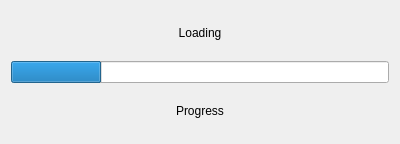
<?xml version="1.0" encoding="UTF-8"?>
<ui version="4.0">
 <class>loadProgressDialog</class>
 <widget class="QDialog" name="loadProgressDialog">
  <property name="geometry">
   <rect>
    <x>0</x>
    <y>0</y>
    <width>400</width>
    <height>144</height>
   </rect>
  </property>
  <property name="windowTitle">
   <string>Dialog</string>
  </property>
  <layout class="QVBoxLayout" name="verticalLayout">
   <item>
    <layout class="QGridLayout" name="gridLayout">
     <item row="0" column="0">
      <widget class="QLabel" name="loadingLabel">
       <property name="text">
        <string>Loading</string>
       </property>
       <property name="alignment">
        <set>Qt::AlignCenter</set>
       </property>
      </widget>
     </item>
     <item row="1" column="0">
      <widget class="QProgressBar" name="progressBar">
       <property name="value">
        <number>24</number>
       </property>
       <property name="textVisible">
        <bool>false</bool>
       </property>
      </widget>
     </item>
     <item row="2" column="0">
      <widget class="QLabel" name="progressLabel">
       <property name="text">
        <string>Progress</string>
       </property>
       <property name="alignment">
        <set>Qt::AlignCenter</set>
       </property>
      </widget>
     </item>
    </layout>
   </item>
  </layout>
 </widget>
 <resources/>
 <connections/>
</ui>
